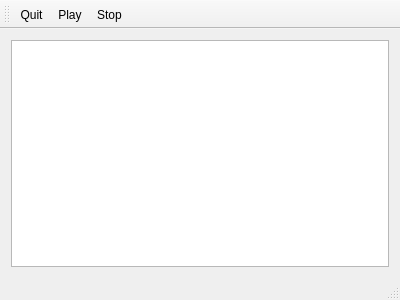
<?xml version="1.0" encoding="UTF-8"?>
<ui version="4.0">
 <class>MainWindow</class>
 <widget class="QMainWindow" name="MainWindow">
  <property name="geometry">
   <rect>
    <x>0</x>
    <y>0</y>
    <width>400</width>
    <height>300</height>
   </rect>
  </property>
  <property name="windowTitle">
   <string>qModPlay</string>
  </property>
  <widget class="QWidget" name="centralWidget">
   <layout class="QVBoxLayout" name="verticalLayout_2">
    <item>
     <layout class="QVBoxLayout" name="verticalLayout">
      <item>
       <widget class="QListWidget" name="listWidget"/>
      </item>
     </layout>
    </item>
   </layout>
  </widget>
  <widget class="QMenuBar" name="menuBar">
   <property name="geometry">
    <rect>
     <x>0</x>
     <y>0</y>
     <width>400</width>
     <height>21</height>
    </rect>
   </property>
  </widget>
  <widget class="QToolBar" name="mainToolBar">
   <attribute name="toolBarArea">
    <enum>TopToolBarArea</enum>
   </attribute>
   <attribute name="toolBarBreak">
    <bool>false</bool>
   </attribute>
   <addaction name="actionQuit"/>
   <addaction name="actionPlay"/>
   <addaction name="actionStop"/>
  </widget>
  <widget class="QStatusBar" name="statusBar"/>
  <action name="actionQuit">
   <property name="text">
    <string>Quit</string>
   </property>
   <property name="shortcut">
    <string>Esc</string>
   </property>
  </action>
  <action name="actionPlay">
   <property name="text">
    <string>Play</string>
   </property>
  </action>
  <action name="actionStop">
   <property name="text">
    <string>Stop</string>
   </property>
  </action>
 </widget>
 <layoutdefault spacing="6" margin="11"/>
 <resources/>
 <connections>
  <connection>
   <sender>actionQuit</sender>
   <signal>triggered()</signal>
   <receiver>MainWindow</receiver>
   <slot>close()</slot>
   <hints>
    <hint type="sourcelabel">
     <x>-1</x>
     <y>-1</y>
    </hint>
    <hint type="destinationlabel">
     <x>199</x>
     <y>149</y>
    </hint>
   </hints>
  </connection>
 </connections>
</ui>
